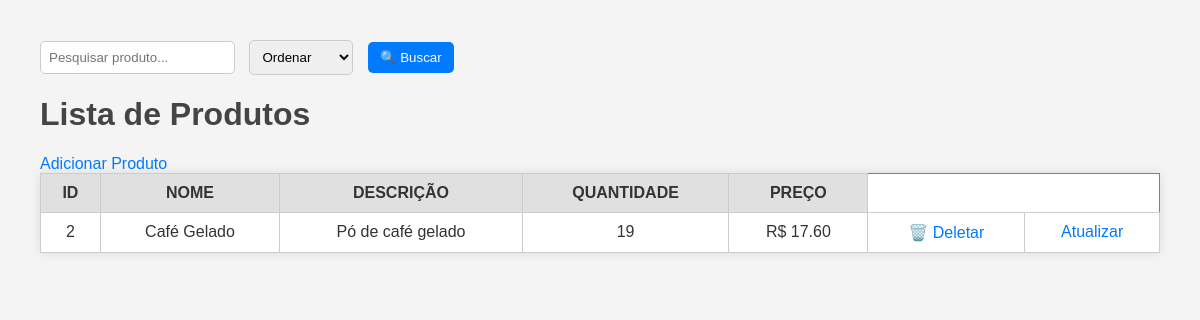
The app's page /, older data.
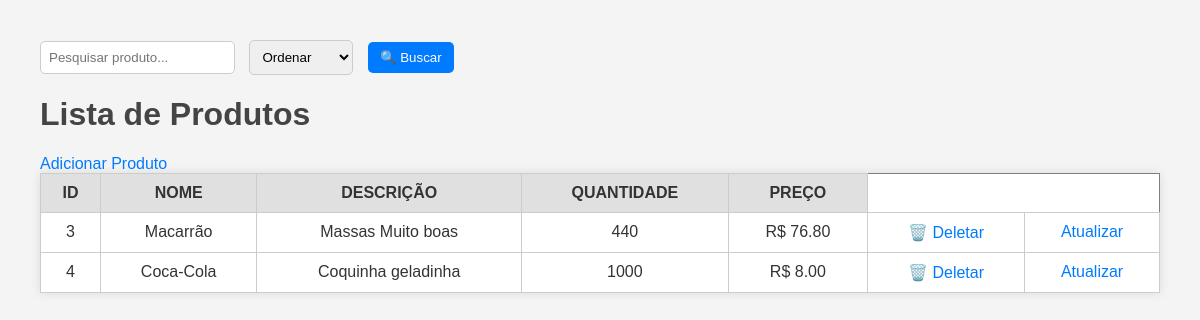
The same page, newer data.
### tables this page shows
CREATE TABLE produtos (
                id INTEGER PRIMARY KEY AUTOINCREMENT,
                nome TEXT NOT NULL,
                descricao TEXT,
                quantidade INTEGER NOT NULL,
                preco REAL NOT NULL
            );

### app.py (the view)
@app.route('/')
def index():
    busca = request.args.get('pesquisa')
    ordenar = request.args.get('ordenar')
    query = 'SELECT * FROM produtos'
    params = ''
    if busca:
        query += ' WHERE nome LIKE ?'
        params += f'%{busca}%'
    if ordenar == 'nome':
        query += ' ORDER BY nome ASC'
    elif ordenar == 'preco':
        query += ' ORDER BY preco DESC'
    elif ordenar == 'quantidade':
        query += ' ORDER BY quantidade ASC'
    with get_db_connection() as conn:
        produtos = conn.execute(query,params).fetchall()
    return render_template('index.html', produtos=produtos)

### app.py (called while the page is built)
def get_db_connection():
    conn = sqlite3.connect(DATABASE)
    return conn

### templates/index.html (shortened to what this page needs)
<!DOCTYPE html>
<html>
    <head>
        <link rel="stylesheet" href="../static/style.css">
    </head>
    <body>
        <form action="/" method="GET">
            <input type="text" name="pesquisa"  placeholder="Pesquisar produto..." value="{{ request.args.get('pesquisa', '') }}">
            <select name="ordenar">
                <option value="">Ordenar</option>
            </select>
            <button type="submit">🔍 Buscar</button>
        </form>
        <h1>Lista de Produtos</h1>
        <a href="adicionar">Adicionar Produto</a>
        <table border="1">
            <tr>
                <th>ID</th><th>NOME</th><th>DESCRIÇÃO</th><th>QUANTIDADE</th><th>PREÇO</th>
            </tr>
            {% for produto in produtos %}
            <tr>
                <td>{{ produto[0] }}</td>
                <td>{{ produto[1] }}</td>
                <td>{{ produto[2] }}</td>
                <td>{{ produto[3] }}</td>
                <td>R$ {{ '%.2f' |format(produto[4]) }}</td>
                <td><a href="/deletar/{{ produto[0] }}" onclick="return confirm('Tem certeza?');">🗑️ Deletar</a></td>
                <td><a href="/atualizar/{{ produto[0] }}">Atualizar</a></td>
            </tr>
            {% endfor %}
        </table>
    </body>
</html>

### static/style.css (style rules this page uses)
body { font-family: Arial, sans-serif; margin: 40px; background-color: #f4f4f4; color: #333; }
h1 { color: #444; }
form { margin-bottom: 20px; }
input[type="text"],input[type="number"], select { padding: 8px; margin-right: 10px; border: 1px solid #ccc; border-radius: 5px; }
button { padding: 8px 12px; background-color: #007BFF; color: white; border: none; border-radius: 5px; cursor: pointer; }
a { text-decoration: none; color: #007BFF; }
table { width: 100%; border-collapse: collapse; background-color: white; box-shadow: 0 0 10px rgba(0,0,0,0.1); }
th, td { padding: 10px; border: 1px solid #ccc; text-align: center; }
th { background-color: #e0e0e0; }
td:last-child, td:nth-last-child(2) { white-space: nowrap; }

Row changes from the older to the newer data that the page shows:
removed produtos: id "2", nome "Café Gelado", descricao "Pó de café gelado", quantidade "19", preco "17.60"
added produtos: id "3", nome "Macarrão", descricao "Massas Muito boas", quantidade "440", preco "76.80"
added produtos: id "4", nome "Coca-Cola", descricao "Coquinha geladinha", quantidade "1000", preco "8.00"
